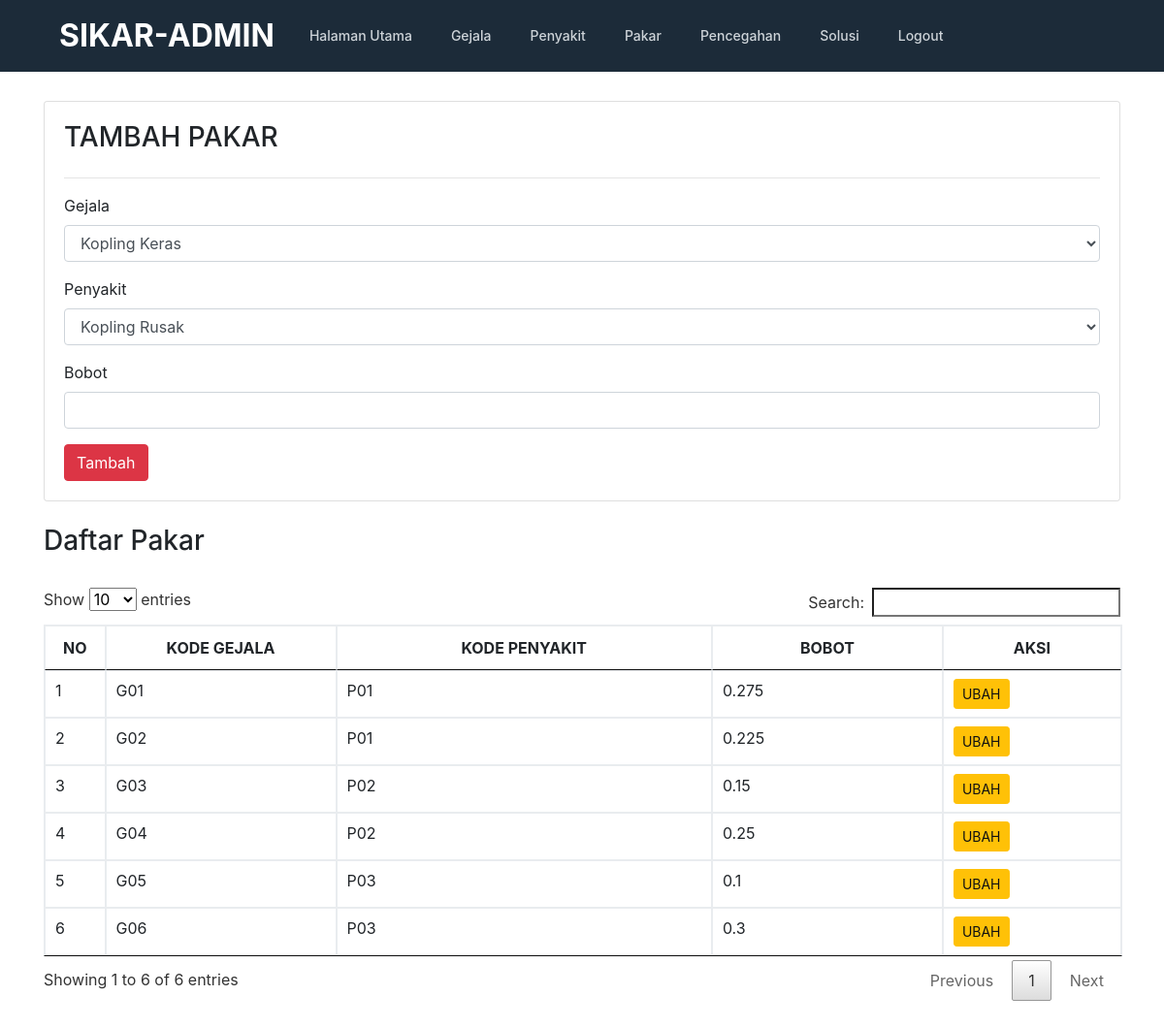
The page /admin/pakar.php on the database its author committed.
### tables this page shows
CREATE TABLE `pakar` (
  `kode_pakar` int(11) NOT NULL,
  `kd_gejala` varchar(10) NOT NULL,
  `kode` varchar(50) NOT NULL,
  `bobot` float NOT NULL
);

### admin/pakar.php (the view, shortened to what this page needs)
<!doctype html>
<html lang="en">
  <head>
    <link href="../css/bootstrap.min.css" rel="stylesheet">
    <link href="../css/style.css" rel="stylesheet">
    <link href="../css/jquery.dataTables.min.css" rel="stylesheet"/>
  </head>
  <body>
    <?php include "header.php"; ?>
    <section>
      <div class="container">
        <div class="card" style="padding:20px">
            <h3>TAMBAH PAKAR</h3>
            <hr/>
            <form action="prosestambahpakar.php" method="POST">
                <div class="form-group">
                    <label>Gejala</label>
                    <select name="kd_gejala" class="form-control">
                      <?php
                        include "../conn.php";
                        $query = mysqli_query($koneksi,"SELECT * FROM gejala ORDER BY kd_gejala ASC");
                        while ($data=mysqli_fetch_array($query)) {
                      ?>
                      <option value="<?php echo $data['kd_gejala'];?>"> <?php echo $data['gejala']; ?></option>
                      <?php
                        }
                      ?>
                    </select>
                </div>
                <div class="form-group">
                    <label>Penyakit</label>
                    <select name="kode" class="form-control">
                      <?php
                        include "../conn.php";
                        $query = mysqli_query($koneksi,"SELECT * FROM penyakit ORDER BY kode ASC");
                        while ($data=mysqli_fetch_array($query)) {
                      ?>
                      <option value="<?php echo $data['kode'];?>"> <?php echo $data['nama_penyakit']; ?></option>
                      <?php
                        }
                      ?>
                    </select>
                </div>
                <div class="form-group">
                    <label>Bobot</label>
                    <input type="number" step="0.01" name="bobot" class="form-control" />
                </div>
                <button type="submit" class="btn btn-md btn-danger">Tambah</button>
            </form>
        </div>
        <br/>
        <h3>Daftar Pakar</h3>
        <br/>
        <div class="row">
            <div class="col-md-12">
                <table class="table table-bordered table-hover" id="gejala" class="display" style="width:100%">
                    <thead>
                        <tr>
                            <th width="20"><center>NO</center></th>
                            <th width="200"><center>KODE GEJALA</center></th>
                            <th><center>KODE PENYAKIT</center></th>
                            <th width="200"><center>BOBOT</center></th>
                            <th><center>AKSI</center></th>
                        </tr>
                    </thead>
                    <tbody>
                    <?php
                        include "../conn.php";
                        $query = mysqli_query($koneksi,"SELECT * FROM pakar ORDER BY kode_pakar ASC");
                        $no=0;
                        while ($data=mysqli_fetch_array($query)) {
                            $no++;
                        ?>
                            <tr>
                                <td><?php echo $no; ?></td>
                                <td><?php echo $data['kd_gejala']; ?></td>
                                <td><?php echo $data['kode']; ?></td>
                                <td><?php echo $data['bobot']; ?></td>
                                <td>
                                    <a  href="editpakar.php?id=<?php echo $data['kode_pakar']; ?>" class="btn btn-sm btn-warning">UBAH</a>
                                </td>
                            </tr>
                        <?php } ?>
                        </tbody>
                </table>
            </div>
        </div>
      </div>
    </section>
  </body>
</html>

### css/style.css (style rules this page uses)
.container { position: relative; overflow: hidden; }
section { padding:30px 0; }

### rows shown on the page
pakar: kd_gejala "G01", kode "P01", bobot "0.275"
pakar: kd_gejala "G02", kode "P01", bobot "0.225"
pakar: kd_gejala "G03", kode "P02", bobot "0.15"
pakar: kd_gejala "G04", kode "P02", bobot "0.25"
pakar: kd_gejala "G05", kode "P03", bobot "0.1"
pakar: kd_gejala "G06", kode "P03", bobot "0.3"

### other values the page prints
form field kd_gejala "Kopling Keras"
form field kode "Kopling Rusak"
